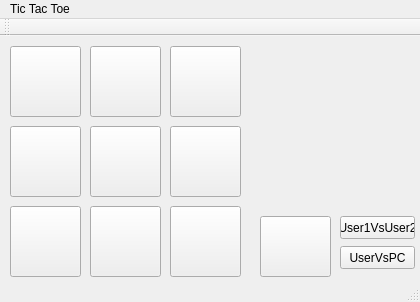
<?xml version="1.0" encoding="UTF-8"?>
<ui version="4.0">
 <class>MainWindow</class>
 <widget class="QMainWindow" name="MainWindow">
  <property name="geometry">
   <rect>
    <x>0</x>
    <y>0</y>
    <width>420</width>
    <height>302</height>
   </rect>
  </property>
  <property name="windowTitle">
   <string>MainWindow</string>
  </property>
  <widget class="QWidget" name="centralWidget">
   <widget class="QPushButton" name="pushButton">
    <property name="geometry">
     <rect>
      <x>10</x>
      <y>10</y>
      <width>71</width>
      <height>71</height>
     </rect>
    </property>
    <property name="text">
     <string/>
    </property>
   </widget>
   <widget class="QPushButton" name="pushButton_2">
    <property name="geometry">
     <rect>
      <x>90</x>
      <y>10</y>
      <width>71</width>
      <height>71</height>
     </rect>
    </property>
    <property name="text">
     <string/>
    </property>
   </widget>
   <widget class="QPushButton" name="pushButton_3">
    <property name="geometry">
     <rect>
      <x>170</x>
      <y>10</y>
      <width>71</width>
      <height>71</height>
     </rect>
    </property>
    <property name="text">
     <string/>
    </property>
   </widget>
   <widget class="QPushButton" name="pushButton_4">
    <property name="geometry">
     <rect>
      <x>10</x>
      <y>90</y>
      <width>71</width>
      <height>71</height>
     </rect>
    </property>
    <property name="text">
     <string/>
    </property>
   </widget>
   <widget class="QPushButton" name="pushButton_5">
    <property name="geometry">
     <rect>
      <x>90</x>
      <y>90</y>
      <width>71</width>
      <height>71</height>
     </rect>
    </property>
    <property name="text">
     <string/>
    </property>
   </widget>
   <widget class="QPushButton" name="pushButton_6">
    <property name="geometry">
     <rect>
      <x>170</x>
      <y>90</y>
      <width>71</width>
      <height>71</height>
     </rect>
    </property>
    <property name="text">
     <string/>
    </property>
   </widget>
   <widget class="QPushButton" name="pushButton_7">
    <property name="geometry">
     <rect>
      <x>10</x>
      <y>170</y>
      <width>71</width>
      <height>71</height>
     </rect>
    </property>
    <property name="text">
     <string/>
    </property>
   </widget>
   <widget class="QPushButton" name="pushButton_8">
    <property name="geometry">
     <rect>
      <x>90</x>
      <y>170</y>
      <width>71</width>
      <height>71</height>
     </rect>
    </property>
    <property name="text">
     <string/>
    </property>
   </widget>
   <widget class="QPushButton" name="pushButton_9">
    <property name="geometry">
     <rect>
      <x>170</x>
      <y>170</y>
      <width>71</width>
      <height>71</height>
     </rect>
    </property>
    <property name="text">
     <string/>
    </property>
   </widget>
   <widget class="QPushButton" name="pushButton_10">
    <property name="geometry">
     <rect>
      <x>260</x>
      <y>180</y>
      <width>71</width>
      <height>61</height>
     </rect>
    </property>
    <property name="text">
     <string/>
    </property>
   </widget>
   <widget class="QLabel" name="label">
    <property name="geometry">
     <rect>
      <x>260</x>
      <y>10</y>
      <width>71</width>
      <height>31</height>
     </rect>
    </property>
    <property name="text">
     <string/>
    </property>
   </widget>
   <widget class="QPushButton" name="PvE">
    <property name="geometry">
     <rect>
      <x>340</x>
      <y>210</y>
      <width>75</width>
      <height>23</height>
     </rect>
    </property>
    <property name="text">
     <string>UserVsPC</string>
    </property>
   </widget>
   <widget class="QPushButton" name="PvP">
    <property name="geometry">
     <rect>
      <x>340</x>
      <y>180</y>
      <width>75</width>
      <height>23</height>
     </rect>
    </property>
    <property name="text">
     <string>User1VsUser2</string>
    </property>
   </widget>
  </widget>
  <widget class="QMenuBar" name="menuBar">
   <property name="geometry">
    <rect>
     <x>0</x>
     <y>0</y>
     <width>420</width>
     <height>21</height>
    </rect>
   </property>
   <widget class="QMenu" name="menuTic_Tac_Toe">
    <property name="title">
     <string>Tic Tac Toe</string>
    </property>
    <addaction name="separator"/>
   </widget>
   <addaction name="menuTic_Tac_Toe"/>
  </widget>
  <widget class="QToolBar" name="mainToolBar">
   <attribute name="toolBarArea">
    <enum>TopToolBarArea</enum>
   </attribute>
   <attribute name="toolBarBreak">
    <bool>false</bool>
   </attribute>
  </widget>
  <widget class="QStatusBar" name="statusBar"/>
 </widget>
 <layoutdefault spacing="6" margin="11"/>
 <resources/>
 <connections/>
</ui>
